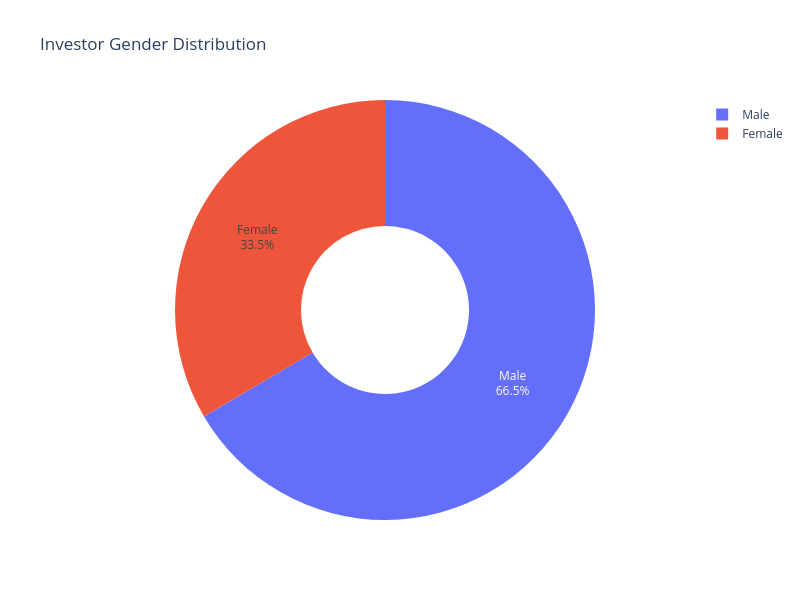

Source (notebook cell):
### Code cell
gender_counts = transactions["gender"].value_counts()

fig = px.pie(
    values=gender_counts.values,
    names=gender_counts.index,
    title="Investor Gender Distribution",
    hole=0.40
)

fig.update_traces(
    textposition="inside",
    textinfo="percent+label"
)

fig.update_layout(
    template="plotly_white",
    width=800,
    height=600
)

fig.write_html(REPORT_DIR / "gender_distribution.html")

fig.show()

### Figure 1 — Plotly figure (JSON) as saved in the notebook; plotly's stock layout.template omitted (floating-point values rounded to 4 significant figures)
{"data": [{"domain": {"x": [0, 1], "y": [0, 1]}, "hole": 0.4, "hovertemplate": "label=%{label}<br>value=%{value}<extra></extra>", "labels": ["Male", "Female"], "legendgroup": "", "name": "", "showlegend": true, "textinfo": "percent+label", "textposition": "inside", "type": "pie", "values": [21809, 10969]}], "layout": {"height": 600, "legend": {"tracegroupgap": 0}, "title": {"text": "Investor Gender Distribution"}, "width": 800}}
